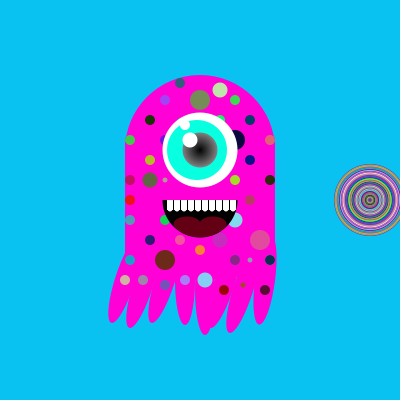
Frame 1 (no input)
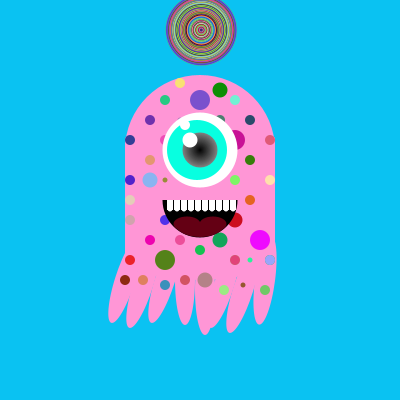
Frame 60 (the mouse pressed at the canvas centre just before this capture)
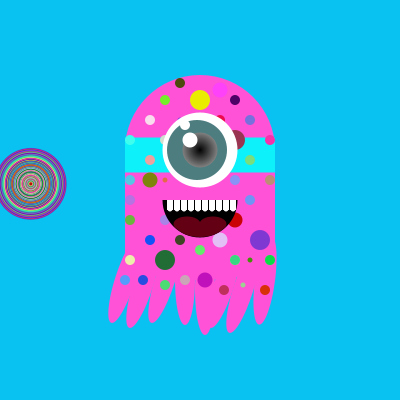
Frame 120 (the mouse held since frame 60 and released just before this capture)

The Processing sketch that drew these frames (run headless with seeded random() and noise(); from frame 60 on, the mouse is pressed at the canvas centre):

// Processing sketch: processing_92368
// ── processing_92368.pde

//////////////////////////////
/////Anne Murray-Potvin///////
//////MURA25579203////////////
//////////////////////////////
float x;
float y;
int etat;
float diametre;
float radians ;
float tempsE;
float timeStamp;
float courant;
float cible;
float vitesseCouleur;
float counter = 0;
float[] poisX = {x-35,x+35,x,x-50,x-20,x+20,x+50,x-35,x+35,x,x-70,x+70,x-50,
                 x-20,x+50,x+20,x-70,x+70,x-35,x+35,x-50,x+50,x-70,x+7,x-35,
                 x+35,x-70,x+70,x-35,x+35,x-70,x+70,x-35,x+35,x+50,x-50,x-20,
                 x+20,x,x-75,x-57,x-35,x-15,x+5,x+24,x+43,x+65,x+60};
          
float[] poisY = {y-100,y-100,y-100,y-80,y-80,y-80,y-80,y-60,y-60,y-60,y-60,
                 y-60,y-40,y-117,y-40,7-117,y-20,y-20,y-20,y-20,y-20,y,y,y+20
                 ,y+20,y+20,y+20,y+60,y+60,y+60,y+60,y+60,y+60,y+60,y+60,y+40,
                 y+40,y+40,y+50,y+80,y+80,y+85,y+80,y+80,y+90,y+85,y+90,y+40};
                 
float[] poisR = {10,10,20,10,5,10,10,10,20,20,10,10,10,10,10,15,10,10,5,10,
                 15,10,10,20,10,15,10,10,5,10,10,10,20,10,5,10,10,15,10,
                 10,10,10,10,15,10,5,10,20};

void setup() {
        size(400,400);
        frameRate(30); 
        smooth(); 
        x = width/2;
        y= height/2;
        diametre = 30;
        etat =0;
        courant=0;
        cible=0; 
        vitesseCouleur=6;
              
}
 
void draw() {
background(10,194,242); 
pushMatrix();
translate (x,y);
popMatrix();

        
////PERSONNAGE//// 
fill(255,courant,214);
noStroke();
ellipse(x,y+55,150,50);
ellipse(x,y-50,150,150);
rectMode(CENTER);
rect(x,y+5,150,100);

////BANDEAU////
if (etat == 1 ){
      fill(random(0,255),random(0,255),random(0,255));
      }else{
      fill(255,courant,214); 
      
    }
    rect(width/2,(height/2)-45,150,35);


////TENTACULE////
        
//1e tentacule 
pushMatrix();
translate(x-75,y+80);
rotate(60);
fill(255,courant,214);
ellipse(0,0,20,90);
popMatrix();

//2e tentacule      
pushMatrix();
translate(x-57,y+85);
rotate(60);
fill(255,courant,214);
ellipse(0,0,20,90);
popMatrix();

//3e tentacule       
pushMatrix();
translate(x-35,y+80);
rotate(60);
fill(255,courant,214);
ellipse(0,0,20,90);
popMatrix();

//4e tentacule      
pushMatrix();
translate(x-15,y+80);
rotate(0);
fill(255,courant,214);
ellipse(0,0,20,90);
popMatrix();

//5e tentacule       
pushMatrix();
translate(x+5,y+90);
rotate(0);
fill(255,courant,214);
ellipse(0,0,20,90);
popMatrix();

//6E Tentacule
pushMatrix();
translate(x+24,y+85);
rotate(60);
fill(255,courant,214);
ellipse(0,0,20,90);
popMatrix();

//7e tentacule
pushMatrix();
translate(x+43,y+90);
rotate(60);
fill(255,courant,214);
ellipse(0,0,20,90);
popMatrix();

//8e tentacule
pushMatrix();
translate(x+65,y+80);
rotate(330);
fill(255,courant,214);
ellipse(0,0,20,90);
popMatrix();


//////////pois///////////
pushMatrix(); 
noStroke();
translate(width*0.5,height*0.5);
  for(int i=0; i<48;i=i+1) {
  fill(random(256),random(256),random(256));
  ellipse(poisX[i],poisY[i],poisR[i],poisR[i]);
//}  
}
popMatrix();
 
////OEUIL BLANC////        
fill(255);
ellipse(x,y-50,75,75);


////OEUIL BLEU////
if(mousePressed){
  fill(random(0,255),random(0,255),random(0,255));
}else{
fill(8,255,224);
}
ellipse(x-3,y-50,60,60);

////OEUIL NOIR////
for ( int i = 35; i >0; i =i -1){
        fill(127*i/35);
        ellipse(x,y-50,i,i);
   }
       
////ÉTINCELLE DE YEUX////  
fill(255);
ellipse(x-10,y-60,15,15);
ellipse(x-15,y-75,10,10);

////BOUCHE////
fill(0);

arc(x,y,75,75,0,PI);

////DENTS////
fill(255);
  for(int i=-30; i<36; i= i+7) {
  float distance = dist(mouseX,mouseY,x+i,y+9);
   if (distance<diametre*0.25){
     fill(0);
   }else{ 
     fill(255);
   }
     rect(x+i,y+5,6,10);
     ellipse(x+i,y+9,5,5);
     
   
  }



////LANGUE////
fill(100,0,20);
arc(x,y+23,50,28,0,PI);
ellipse(x-13,y+24,27,15);
ellipse(x+13,y+24,27,15);

////BOULE DISCO////
for ( int i = 70; i >0; i =i -1) {
    fill(random(0, 255), random(0, 255), random(0, 255));


    float oscillation = cos(counter)*170;
    float oscillationY = sin(counter)*170;

    ellipse (width *0.5+ oscillation, height*0.5+ oscillationY, 2+i, 2+i);
    
  }
  counter = counter +0.08;
  
  
///ASSOUPLISSEMENT DE COULEUR DU PERSONNAGE///// 
tempsE=millis()-timeStamp;
  if (tempsE>=1500) {
    cible=214;
  }
  if (tempsE>=3600) {
    cible=0;
    timeStamp=millis();
  }
float distance = abs(cible - courant);
 if ( courant < cible ) {
    courant = courant +min( vitesseCouleur, distance);
  }
  else {
    courant = courant - min(vitesseCouleur, distance);
  }
  
}


/////CARRÉ DANS MONSTRES QUI ACTIVE LE BANDEAU////
void mousePressed() {
  
  boolean ouest = mouseX < width/2+75;
  boolean est = mouseX > width/2-75;
  boolean nord = mouseY > height/2-75;
  boolean sud = mouseY < height/2+75;
  
  if(ouest && est && nord && sud) {
    if ( etat == 0){
      etat = 1;
    }else{
      etat = 0;
    }
}
}
